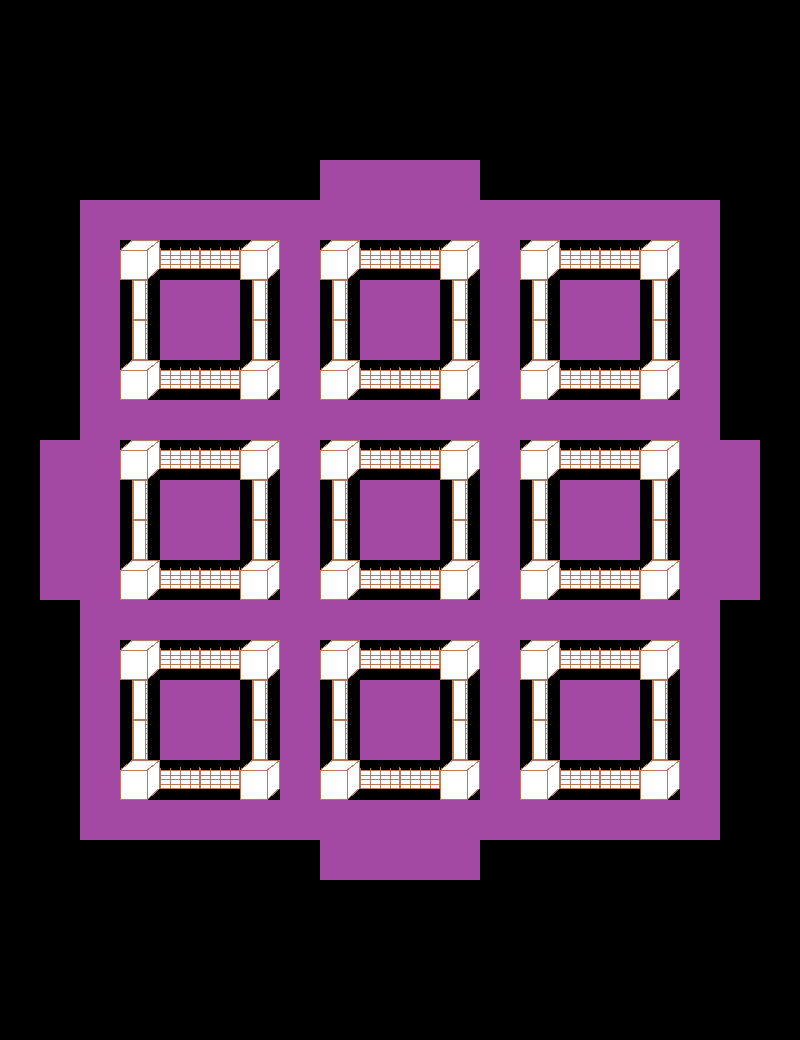

A level layout from a 2D game, rendered from its tile map. Below: a short description, then the map file with tile-grid data replaced by summaries:
An orthogonal 20x26 tile map with 40x40 px tiles, 1 tile layer (background).

<map version="1.0" orientation="orthogonal" renderorder="left-up" width="20" height="26" tilewidth="40" tileheight="40" nextobjectid="6">
  <tileset firstgid="1" name="tileset" tilewidth="40" tileheight="40" tilecount="256" columns="16">
    <image source="BattleTiledMap.png" width="640" height="640" />
  </tileset>
  <layer name="background" width="20" height="26">
    <data>[520 cells, 272 non-empty, 256 distinct tile ids]</data>
  </layer>
</map>